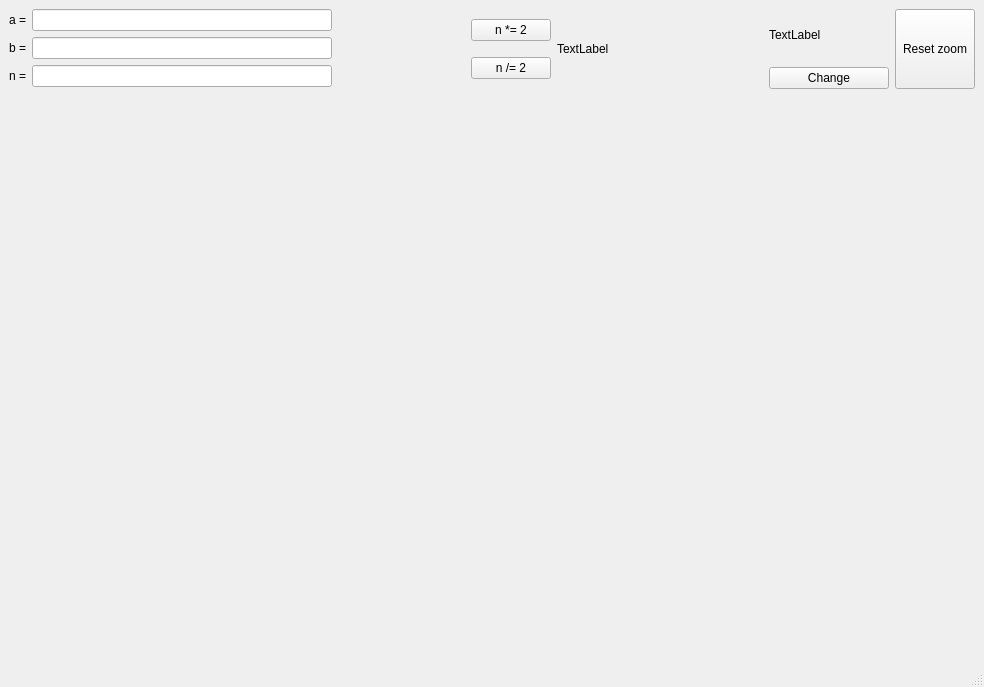
<?xml version="1.0" encoding="UTF-8"?>
<ui version="4.0">
 <class>MainWindow</class>
 <widget class="QMainWindow" name="MainWindow">
  <property name="geometry">
   <rect>
    <x>0</x>
    <y>0</y>
    <width>984</width>
    <height>687</height>
   </rect>
  </property>
  <property name="windowTitle">
   <string>MainWindow</string>
  </property>
  <widget class="QWidget" name="centralwidget">
   <layout class="QGridLayout" name="gridLayout">
    <item row="0" column="3">
     <layout class="QVBoxLayout" name="verticalLayout_2"/>
    </item>
    <item row="1" column="0" colspan="6">
     <widget class="QWidget" name="widget" native="true">
      <property name="minimumSize">
       <size>
        <width>0</width>
        <height>0</height>
       </size>
      </property>
      <property name="maximumSize">
       <size>
        <width>16777215</width>
        <height>30</height>
       </size>
      </property>
     </widget>
    </item>
    <item row="0" column="5">
     <widget class="QPushButton" name="resetZoomPushButton">
      <property name="minimumSize">
       <size>
        <width>0</width>
        <height>80</height>
       </size>
      </property>
      <property name="text">
       <string>Reset zoom</string>
      </property>
     </widget>
    </item>
    <item row="0" column="0">
     <layout class="QFormLayout" name="formLayout">
      <item row="0" column="0">
       <widget class="QLabel" name="aLabel">
        <property name="text">
         <string>a =</string>
        </property>
       </widget>
      </item>
      <item row="0" column="1">
       <widget class="QLineEdit" name="aLineEdit">
        <property name="maximumSize">
         <size>
          <width>300</width>
          <height>16777215</height>
         </size>
        </property>
       </widget>
      </item>
      <item row="1" column="0">
       <widget class="QLabel" name="bLabel">
        <property name="text">
         <string>b =</string>
        </property>
       </widget>
      </item>
      <item row="1" column="1">
       <widget class="QLineEdit" name="bLineEdit">
        <property name="maximumSize">
         <size>
          <width>300</width>
          <height>16777215</height>
         </size>
        </property>
       </widget>
      </item>
      <item row="2" column="0">
       <widget class="QLabel" name="nLabel">
        <property name="text">
         <string>n =</string>
        </property>
       </widget>
      </item>
      <item row="2" column="1">
       <widget class="QLineEdit" name="nLineEdit">
        <property name="maximumSize">
         <size>
          <width>300</width>
          <height>16777215</height>
         </size>
        </property>
       </widget>
      </item>
     </layout>
    </item>
    <item row="0" column="2">
     <widget class="QLabel" name="residualLabel">
      <property name="minimumSize">
       <size>
        <width>200</width>
        <height>0</height>
       </size>
      </property>
      <property name="text">
       <string>TextLabel</string>
      </property>
     </widget>
    </item>
    <item row="0" column="1">
     <layout class="QVBoxLayout" name="verticalLayout_3">
      <item>
       <widget class="QPushButton" name="mlt2PushButton">
        <property name="text">
         <string>n *= 2</string>
        </property>
       </widget>
      </item>
      <item>
       <widget class="QPushButton" name="div2PushButton">
        <property name="text">
         <string>n /= 2</string>
        </property>
       </widget>
      </item>
     </layout>
    </item>
    <item row="2" column="0" colspan="6">
     <widget class="QWidget" name="plotWidget" native="true">
      <property name="tabletTracking">
       <bool>false</bool>
      </property>
      <property name="acceptDrops">
       <bool>false</bool>
      </property>
      <property name="autoFillBackground">
       <bool>false</bool>
      </property>
     </widget>
    </item>
    <item row="0" column="4">
     <layout class="QVBoxLayout" name="verticalLayout">
      <item>
       <widget class="QLabel" name="functionNameLabel">
        <property name="minimumSize">
         <size>
          <width>120</width>
          <height>0</height>
         </size>
        </property>
        <property name="text">
         <string>TextLabel</string>
        </property>
       </widget>
      </item>
      <item>
       <widget class="QPushButton" name="changeFunctionPushButton">
        <property name="text">
         <string>Change</string>
        </property>
       </widget>
      </item>
     </layout>
    </item>
   </layout>
  </widget>
  <widget class="QMenuBar" name="menubar">
   <property name="geometry">
    <rect>
     <x>0</x>
     <y>0</y>
     <width>984</width>
     <height>25</height>
    </rect>
   </property>
  </widget>
  <widget class="QStatusBar" name="statusbar"/>
 </widget>
 <resources/>
 <connections/>
</ui>
